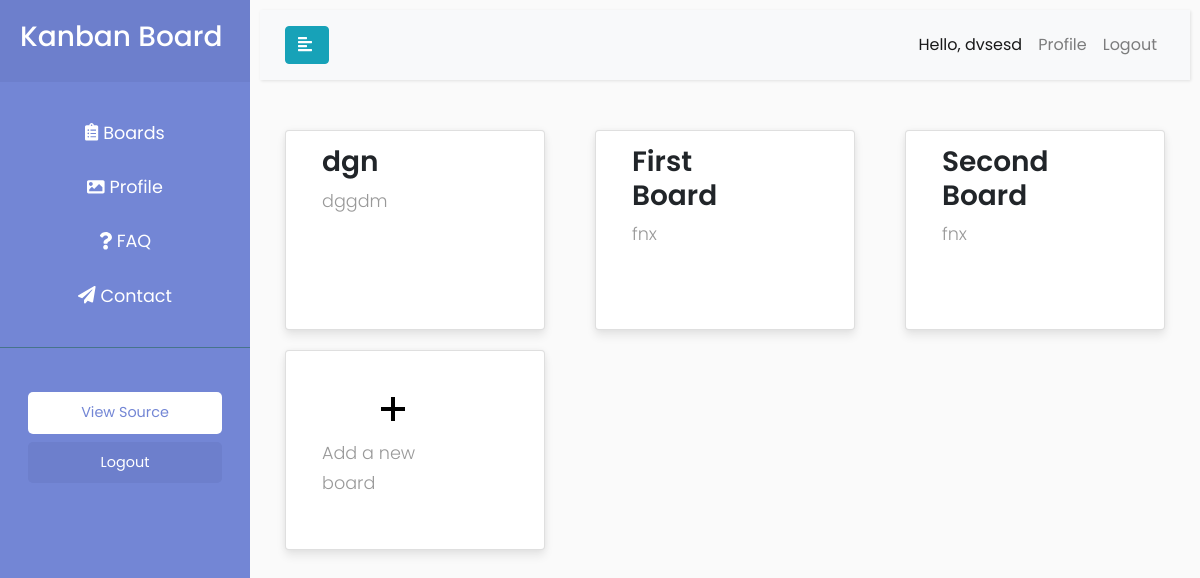
The page /home/ (signed in) on the database its author committed.
### home/models.py (models this page shows, shortened)
class Board(models.Model):
    title = models.CharField(max_length=50, unique=True)
    content = models.TextField()
    created_at = models.DateTimeField(auto_now_add=True)
    updated_at = models.DateTimeField(auto_now=True)
    user = models.ForeignKey(User, on_delete=models.CASCADE)

### home/views.py (the view)
# urls.py: path('', views.home, name='home'),
@login_required(login_url='login')
def home(request):
    user = request.user
    form = BoardForm()
    boards = Board.objects.filter(user=user)
    context = {'user': user, 'form': form, 'boards': boards}
    if request.method == 'POST':
        form = BoardForm(request.POST)
        if form.is_valid():
            form.instance.user = request.user
            form.save()
            return render(request, 'home/dashboard.html', context)
    return render(request, 'home/dashboard.html', context)

### home/templates/home/dashboard.html (shortened to what this page needs)
{% extends 'main.html' %} {% load static %} {% block content %}
<link rel="stylesheet" href="{% static 'styles/card.css' %}" />
<div class="content" style="margin: 10px; width: 100%">
  <nav class="navbar navbar-expand-lg navbar-light bg-light">
    <div class="container-fluid">
      <button type="button" id="sidebarCollapse" class="btn btn-info">
        <i class="fas fa-align-left"></i>
      </button>
      <div class="collapse navbar-collapse" id="navbarSupportedContent">
        <ul class="nav navbar-nav ml-auto">
          <li class="nav-item active">
            <a class="nav-link" href="#">Hello, {{user}}</a>
          </li>
          <li class="nav-item">
            <a class="nav-link" href="{% url 'profile' %}">Profile</a>
          </li>
          <li class="nav-item">
            <a class="nav-link" href="{% url 'logout' %}">Logout</a>
          </li>
        </ul>
      </div>
    </div>
  </nav>
  <div class="container">
    <div class="row">
      {% for board in boards %}
      <a class="col-md-4" href="{% url 'board' board.id %}">
        <div>
          <div class="card card-1">
            <h3>{{board.title}}</h3>
            <p>{{board.content}}</p>
          </div>
        </div>
      </a>
      {% endfor %}
      <div class="col-md-4">
        <div
          style="justify-content: center; align-items: center"
          class="card card-2"
          data-toggle="modal"
          data-target="#exampleModalCenter"
        >
          <svg
            xmlns="http://www.w3.org/2000/svg"
            width="24"
            height="24"
            viewBox="0 0 24 24"
          >
            <path d="M24 10h-10v-10h-4v10h-10v4h10v10h4v-10h10z" />
          </svg>
          <p style="margin-bottom: 0px; margin-top: 1em">Add a new board</p>
        </div>
      </div>
    </div>
  </div>
</div>
{% endblock content %}

### static/styles/home.css (style rules this page uses)
body { font-family: "Poppins", sans-serif; background: #fafafa; }
p { font-family: "Poppins", sans-serif; font-size: 1.1em; font-weight: 300; line-height: 1.7em; color: #999; }
a, a:hover, a:focus { color: inherit; text-decoration: none; transition: all 0.3s; }
.navbar { padding: 15px 10px; background: #fff; border: none; border-radius: 0; margin-bottom: 40px; box-shadow: 1px 1px 3px rgba(0, 0, 0, 0.1); }

### static/styles/card.css (style rules this page uses)
.card { border-radius: 4px; margin: 10px; background: #fff; box-shadow: 0 6px 10px rgba(0, 0, 0, 0.08), 0 0 6px rgba(0, 0, 0, 0.05); transition: 0.3s transform cubic-bezier(0.155, 1.105, 0.295, 1.12), 0.3s box-shadow, 0.3s -webkit-transform cubic-bezier(0.155, 1.105, 0.295, 1.12); padding: 14px 80px 18px 36px; cursor: pointer; }
.card h3 { font-weight: 600; }
.card-1 { background-image: url(https://ionicframework.com/img/getting-started/ionic-native-card.png); background-repeat: no-repeat; background-position: right; background-size: 80px; min-height: 200px; max-height: 200px; overflow: hidden; }
.card-2 { background-image: url(https://ionicframework.com/img/getting-started/components-card.png); background-repeat: no-repeat; background-position: right; background-size: 80px; min-height: 200px; max-height: 200px; overflow: hidden; }

### rows shown on the page
Board: title "dgn", content "dggdm"
Board: title "First Board", content "fnx"
Board: title "Second Board", content "fnx"

### other values the page prints
{{ user }} "dvsesd"
